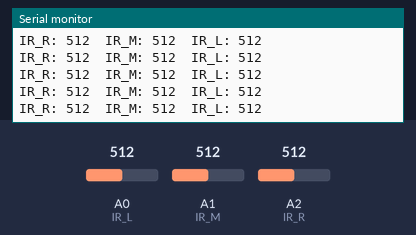
Simulated run of this sketch. Board: Arduino Uno, built with avr-gcc and run on an emulated ATmega328P. On the bench: the last lines printed to the serial monitor. The inputs (shaded band) are chosen by the test bench; at power-on: A0 (IR_L) = 512, A1 (IR_M) = 512, A2 (IR_R) = 512.

Above: at 1.2 s.
1.3 s: A0 (IR_L) set to 716
At 1.56 s:
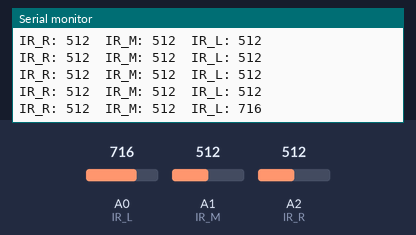
2.8 s: A1 (IR_M) set to 716
At 2.97 s:
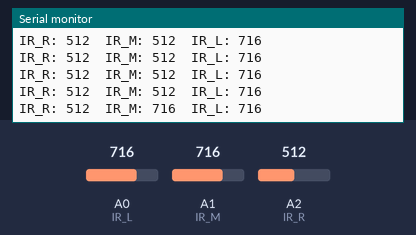
4.3 s: A2 (IR_R) set to 716
At 4.38 s:
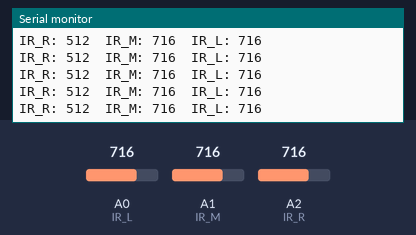
5.8 s: A0 (IR_L) set to 900
At 5.99 s:
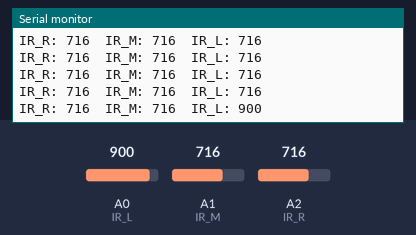
7.3 s: A1 (IR_M) set to 900
At 7.39 s:
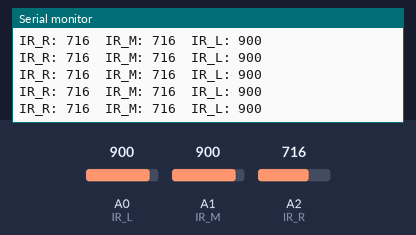
8.8 s: A2 (IR_R) set to 900
At 8.8 s:
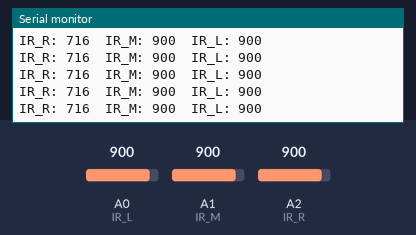
Timing chart, 0 to 11.3 s (numbered marks = the images above; inputs shaded):
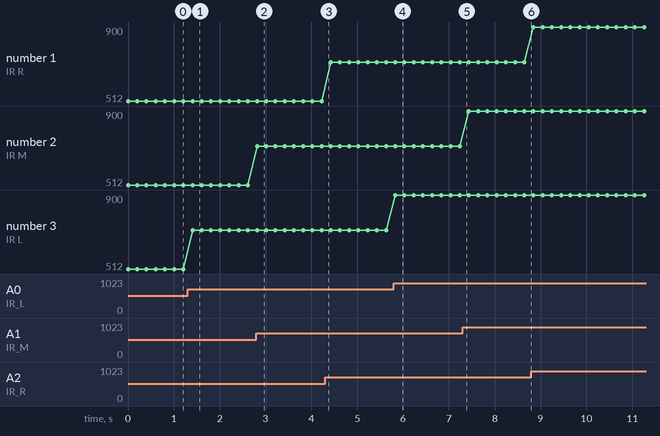

The sketch:

IR_Test.ino
```cpp
#define IR_R A2
#define IR_M A1
#define IR_L A0
#define Baud_rate 9600

void setup() {
  Serial.begin(Baud_rate);
  pinMode(IR_R, INPUT);
  pinMode(IR_M, INPUT);
  pinMode(IR_L, INPUT);

}

void loop() {
  Serial.print("IR_R: ");
  Serial.print(analogRead(IR_R));
  Serial.print("  ");

  Serial.print("IR_M: ");
  Serial.print(analogRead(IR_M));
  Serial.print("  ");

  Serial.print("IR_L: ");
  Serial.print(analogRead(IR_L));
  Serial.print("  ");

  Serial.println();
  delay(200);

  //White:  50-100
  //black:  600-700
  //red:    150; 50; 50
  //blue:   500; 400; 460
  //green:  400; 240; 300
}
```

Measured:
- after the input at 1.3 s, the serial monitor: prints a new line after 0.11 s (image 1)
- after the input at 2.8 s, the serial monitor: prints a new line at once (image 2)
- after the input at 5.8 s, the serial monitor: prints a new line at once (image 4)
- plotted number 3: 512 → 716 after the input at 1.3 s, 716 → 900 after the input at 5.8 s
